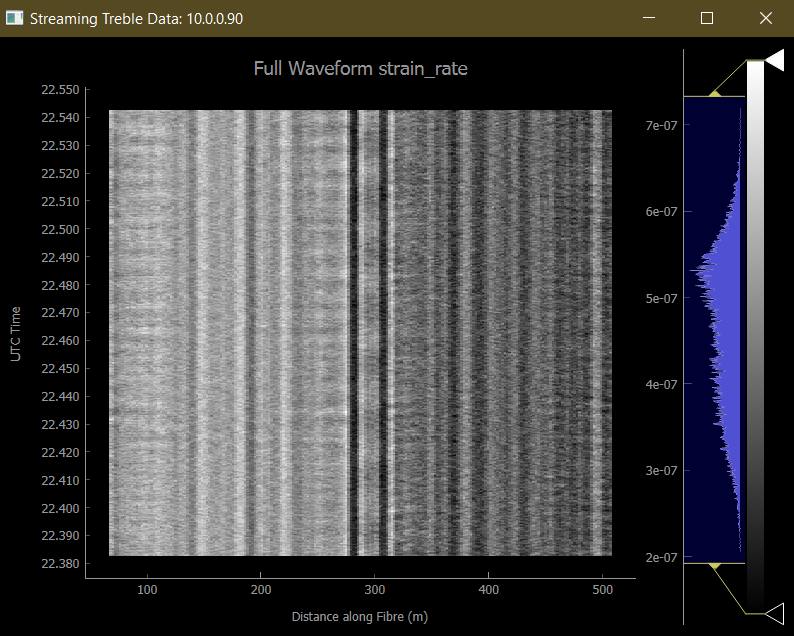

Source code (Python):
"""
Example script using PYQTGRAPH and Client Functions to plot full raw waveform Terra15 Treble data.
"""

### Pyside6, Pyside2, or PyQt5 must be installed for correct display.
### Pyside6 is preferred.

### The "treble" API package must be installed to run the Treble API.
### Download links are located in the README.md file.

### SETUP PARAMETERS ################################################################################
treble_ip = "10.0.0.90"
server_port = "48000"
n_frames = 1
update_rate = 0.16  # (s)
# Crops data between fibre index
x_start = 10
x_stop = 100
########################################################################################################

import numpy as np
import pyqtgraph as pg
from pyqtgraph.Qt import QtCore
from treble import acq_client

# setup Treble connection
client = acq_client.acq_Client()
client.connect_to_server(f"tcp://{treble_ip}:{server_port}")
_, md = client.fetch_data_product([-1],timeout=20000)

# Create window
app = pg.mkQApp("Plotting Example")
win = pg.GraphicsLayoutWidget(title=f"Streaming Treble Data: {treble_ip}")
win.setWindowTitle(f"Streaming Treble Data: {treble_ip}")

# Create date axis to correctly plot timestamps
date_axis = pg.DateAxisItem(orientation="left", utcOffset=0)
# Create image item to update inside plot
i1 = pg.ImageItem()

# Add a plot to the window
p1 = win.addPlot(title=f"Full Waveform {md['data_product']}", axisItems={"left":date_axis})
p1.addItem(i1)
p1.setLabel("left", text="UTC Time")
p1.setLabel("bottom", text="Distance along Fibre", units="m")

# Add a histogram for color scaling
hist = pg.HistogramLUTItem()
hist.setImageItem(i1)
win.addItem(hist)

win.show()

inc = 0
def update_plot():
    global inc

    full, md = client.fetch_data_product(
        list(range(-n_frames + 1, 1, 1)),
        timeout=20000,
    )
    full = full.reshape((full.shape[0] * full.shape[1], -1)).squeeze()

    if full is None:
        return

    # updates image
    i1.setImage(full.transpose(), autoRange=True, autoLevels=inc==0)

    # sets correct time and space axes
    t = np.arange(0, full.shape[0])*md["dT"] + md["acq_times"][0]
    x = np.arange(md['nx']) * md["dx"] + md["sensing_range"][0]
    x = x[x_start:x_stop]

    # Sets plot range so that data is centered on t and x axis.
    dt = np.mean(np.diff(t))
    tmin = t[0] - dt/2
    tmax = t[-1] + dt/2
    xmin = x[0] - md['dx']/2
    xmax = x[-1] + md['dx']/2
    i1.setRect([xmin, tmin, xmax - xmin, tmax - tmin])

    inc += 1

timer = QtCore.QTimer()
timer.timeout.connect(update_plot)
timer.start(update_rate * 1000)

if __name__ == "__main__":

    pg.exec()
